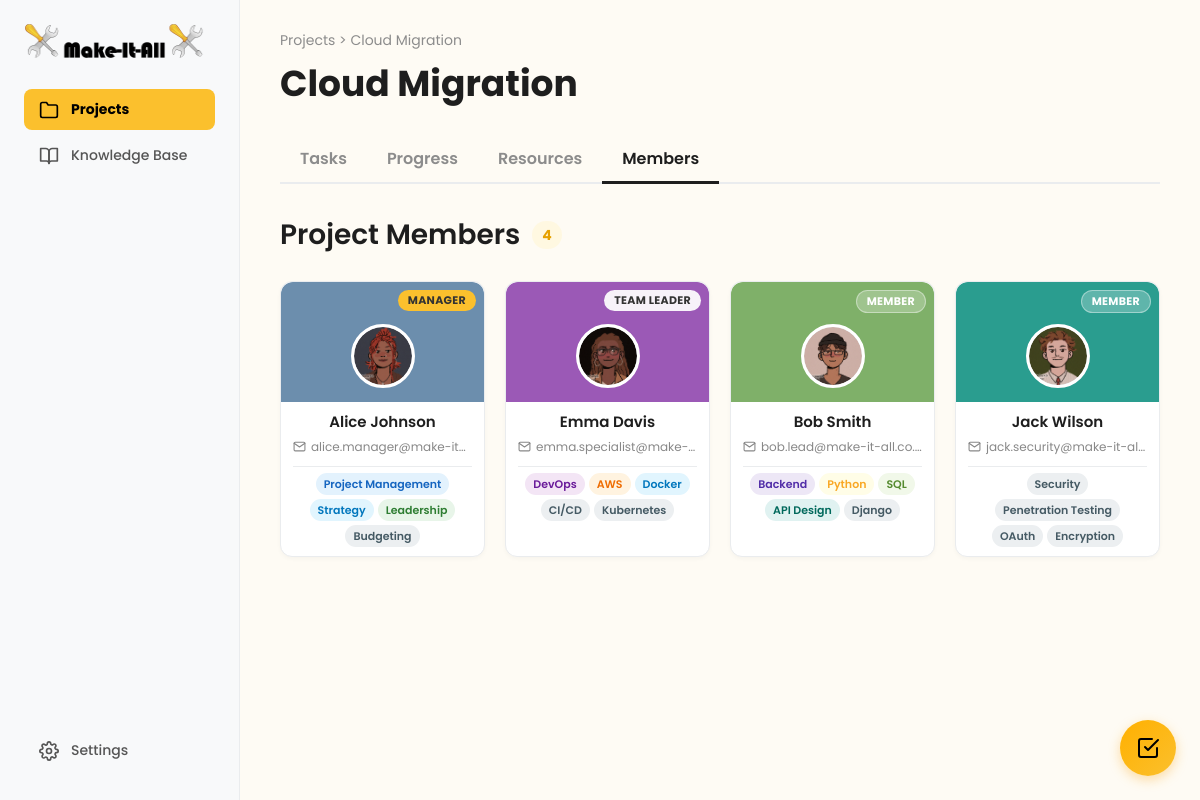
The app's page /user/project/project-members.php?project_id=5 (signed in) with its own data.
### tables this page shows
CREATE TABLE projects (
    project_id INT AUTO_INCREMENT PRIMARY KEY,
    project_name VARCHAR(255) NOT NULL,
    description TEXT,
    created_by INT NOT NULL COMMENT 'Manager who created the project',
    team_leader_id INT NULL COMMENT 'Assigned team leader',
    start_date DATE NOT NULL,
    deadline DATE NOT NULL,
    estimated_completion_date DATE NULL COMMENT 'Calculated based on velocity',
    completed_date DATE NULL,
    status ENUM('planning', 'active', 'on_hold', 'completed', 'archived') DEFAULT 'active',
    priority ENUM('low', 'medium', 'high') DEFAULT 'medium',
    completion_percentage DECIMAL(5,2) DEFAULT 0.00,
    overdue_tasks_count INT DEFAULT 0,
    resource_level ENUM('sufficient', 'tight', 'under_resourced') DEFAULT 'sufficient',
    created_at TIMESTAMP DEFAULT CURRENT_TIMESTAMP,
    updated_at TIMESTAMP DEFAULT CURRENT_TIMESTAMP ON UPDATE CURRENT_TIMESTAMP,
    archived_at TIMESTAMP NULL,
    FOREIGN KEY (created_by) REFERENCES users(user_id) ON DELETE RESTRICT,
    FOREIGN KEY (team_leader_id) REFERENCES users(user_id) ON DELETE SET NULL,
    INDEX idx_status (status),
    INDEX idx_created_by (created_by),
    INDEX idx_team_leader (team_leader_id),
    INDEX idx_deadline (deadline),
    INDEX idx_priority (priority)
);

CREATE TABLE users (
    user_id INT AUTO_INCREMENT PRIMARY KEY,
    email VARCHAR(255) NOT NULL UNIQUE,
    password_hash VARCHAR(255) NULL COMMENT 'NULL for non-registered employees',
    is_registered BOOLEAN DEFAULT FALSE,
    first_name VARCHAR(100) NOT NULL,
    last_name VARCHAR(100) NOT NULL,
    profile_picture VARCHAR(255) DEFAULT '/default-avatar.png',
    role ENUM('manager', 'team_leader', 'team_member', 'technical_specialist') NOT NULL DEFAULT 'team_member',
    department VARCHAR(100),
    specialties TEXT COMMENT 'JSON array: ["Frontend", "React", "UX Design"]',
    manager_id INT NULL COMMENT 'Self-referencing FK - who manages this user',
    is_active BOOLEAN DEFAULT TRUE,
    last_login TIMESTAMP NULL,
    created_at TIMESTAMP DEFAULT CURRENT_TIMESTAMP,
    updated_at TIMESTAMP DEFAULT CURRENT_TIMESTAMP ON UPDATE CURRENT_TIMESTAMP,
    FOREIGN KEY (manager_id) REFERENCES users(user_id) ON DELETE SET NULL,
    INDEX idx_email (email),
    INDEX idx_role (role),
    INDEX idx_manager (manager_id),
    INDEX idx_is_registered (is_registered),
    INDEX idx_is_active (is_active)
);

CREATE TABLE project_members (
    project_member_id INT AUTO_INCREMENT PRIMARY KEY,
    project_id INT NOT NULL,
    user_id INT NOT NULL,
    project_role ENUM('team_leader', 'member') DEFAULT 'member',
    joined_at TIMESTAMP DEFAULT CURRENT_TIMESTAMP,
    left_at TIMESTAMP NULL COMMENT 'Soft delete - set when member leaves project',
    FOREIGN KEY (project_id) REFERENCES projects(project_id) ON DELETE CASCADE,
    FOREIGN KEY (user_id) REFERENCES users(user_id) ON DELETE CASCADE,
    UNIQUE KEY unique_project_user (project_id, user_id),
    INDEX idx_project (project_id),
    INDEX idx_user (user_id),
    INDEX idx_left_at (left_at)
);

### actions/guard_project_access.php (called while the page is built, shortened)
<?php
function guardProjectAccess(PDO $db, int $projectId, int $userId): array
{
    $stmt = $db->prepare("
        SELECT
            p.project_id,
            p.project_name,
            p.description,
            p.status,
            p.deadline,
            p.team_leader_id,
            p.created_by,
            CASE WHEN p.team_leader_id = :uid THEN 1 ELSE 0 END AS is_team_leader,
            CASE WHEN pm.user_id IS NOT NULL THEN 1 ELSE 0 END AS is_member
        FROM projects p
        LEFT JOIN project_members pm
            ON pm.project_id = p.project_id
           AND pm.user_id = :uid
           AND pm.left_at IS NULL
        WHERE p.project_id = :pid
          AND (
              p.created_by = :uid
              OR p.team_leader_id = :uid
              OR pm.user_id IS NOT NULL
          )
        LIMIT 1
    ");
    $stmt->execute([':pid' => $projectId, ':uid' => $userId]);
    $project = $stmt->fetch(PDO::FETCH_ASSOC);
    $roleLower = strtolower((string)($_SESSION['role'] ?? ''));
    $isManager = ($roleLower === 'manager');
    $isTeamLeaderOfThisProject = ((int)$project['is_team_leader'] === 1);
    $canManageProject = $isManager || $isTeamLeaderOfThisProject;
    $canCloseProject = $isManager;
    return [
        'project' => $project,
        'isManager' => $isManager,
        'isTeamLeaderOfThisProject' => $isTeamLeaderOfThisProject,
        'canManageProject' => $canManageProject,
        'canCloseProject' => $canCloseProject,
    ];
}

### user/project/project-members.php (the view, shortened to what this page needs)
<?php
require_once __DIR__ . "/../../actions/guard_project_access.php";
$projectId = $_SESSION['current_project_id'] ?? null;
$userId = (int) $_SESSION['user_id'];
$database = new Database();
$pdo = $database->getConnection();
$access = guardProjectAccess($pdo, (int) $projectId, $userId);
$project = $access['project'];
$isManager = $access['isManager'];
$bannerColors = [
    '#5B9BD5', '#7FB069', '#9B59B6', '#D4926F', '#45B7B8',
    '#6C8EAD', '#2A9D8F', '#B56576', '#52796F', '#7D8FA0',
];
$specialtyClassMap = [
    'Project Management' => 'spec-project-management',
    'Strategy'           => 'spec-strategy',
    'Leadership'         => 'spec-leadership',
    'Backend'            => 'spec-backend',
    'Python'             => 'spec-python',
    'SQL'                => 'spec-sql',
    'API Design'         => 'spec-api-design',
    'Frontend'           => 'spec-frontend',
    'React'              => 'spec-react',
    'CSS'                => 'spec-css',
    'JavaScript'         => 'spec-javascript',
    'Node.js'            => 'spec-node-js',
    'MongoDB'            => 'spec-mongodb',
    'DevOps'             => 'spec-devops',
    'AWS'                => 'spec-aws',
    'Docker'             => 'spec-docker',
    'CI/CD'              => 'spec-ci-cd',
    'UI Design'          => 'spec-ui-design',
    'Figma'              => 'spec-figma',
    'Prototyping'        => 'spec-prototyping',
];
$stmt = $pdo->prepare("
    SELECT
        u.user_id, u.first_name, u.last_name, u.email,
        u.profile_picture, u.specialties, u.role AS system_role,
        pm.project_role
    FROM project_members pm
    INNER JOIN users u ON u.user_id = pm.user_id
    WHERE pm.project_id = :pid AND pm.left_at IS NULL
    ORDER BY
        CASE pm.project_role
            WHEN 'team_leader' THEN 1
            ELSE 2
        END,
        u.first_name ASC
");
$stmt->execute([':pid' => $projectId]);
$members = $stmt->fetchAll(PDO::FETCH_ASSOC);
$managerId = (int) $project['created_by'];
$teamLeaderId = (int) $project['team_leader_id'];
$managerInList = false;
if (!$managerInList) {
    $stmt = $pdo->prepare("
        SELECT user_id, first_name, last_name, email, profile_picture, specialties, role AS system_role
        FROM users WHERE user_id = :uid
    ");
    $stmt->execute([':uid' => $managerId]);
    $manager = $stmt->fetch(PDO::FETCH_ASSOC);
    if ($manager) {
        $manager['project_role'] = 'manager';
        array_unshift($members, $manager);
    }
}
$memberCount = count($members);
function getMemberColor($uid, $bannerColors, &$colorMap) {
    $color = $bannerColors[array_rand($bannerColors)];
    return $color;
}
?>
<!DOCTYPE html>
<html lang="en">
<head>
    <link rel="stylesheet" href="../dashboard.css">
    <link rel="stylesheet" href="progress.css">
    <link rel="stylesheet" href="project-members.css">
</head>
<body id="project-members-page">
<?php include '../to-do/todo_widget.php'; ?>
<div class="dashboard-container">
    <nav class="sidebar">
        <div class="nav-top">
            <div class="logo-container">
                <img src="../logo.png" alt="Make-It-All Logo" class="logo-icon">
            </div>
            <ul class="nav-main">
                <li class="active-parent">
                    <a href="projects-overview.php"><i data-feather="folder"></i>Projects</a>
                </li>
                <li><a href="../knowledge-base/knowledge-base.html"><i data-feather="book-open"></i>Knowledge Base</a></li>
            </ul>
        </div>
        <div class="nav-footer">
            <ul>
                <li><a href="../settings.php"><i data-feather="settings"></i>Settings</a></li>
            </ul>
        </div>
    </nav>
    <main class="main-content">
        <header class="project-header">
            <div class="project-header-top">
                <div class="breadcrumbs-title">
                    <p class="breadcrumbs"><a href="projects-overview.php">Projects</a> > <span id="project-name-breadcrumb"><?= htmlspecialchars($project['project_name']) ?></span></p>
                    <h1 id="project-name-header"><?= htmlspecialchars($project['project_name']) ?></h1>
                </div>
            </div>
            <nav class="project-nav" id="project-nav-links">
                <a href="#">Tasks</a>
                <a href="#">Progress</a>
                <a href="#">Resources</a>
                <a href="#" class="active">Members</a>
            </nav>
        </header>
        <div class="members-content">
            <div class="members-header">
                <h2>
                    Project Members
                    <span class="members-count-badge" id="members-count"><?= $memberCount ?></span>
                </h2>
            </div>
            <div class="members-grid" id="members-grid">
                <?php foreach ($members as $member): ?>
                    <?php
                        $uid = (int) $member['user_id'];
                        $fullName = htmlspecialchars($member['first_name'] . ' ' . $member['last_name']);
                        $email = htmlspecialchars($member['email']);
                        $profilePic = htmlspecialchars($member['profile_picture']);
                        $bannerColor = getMemberColor($uid, $bannerColors, $_SESSION['employee_colors']);
                        $displayRole = 'Member';
                        $roleClass = 'role-member';
                        if ($uid === $managerId) {
                            $displayRole = 'Manager';
                            $roleClass = 'role-manager';
                        } elseif ($uid === $teamLeaderId || $member['project_role'] === 'team_leader') {
                            $displayRole = 'Team Leader';
                            $roleClass = 'role-team-leader';
                        }
                        $specialties = [];
                        if (!empty($member['specialties'])) {
                            $specialties = json_decode($member['specialties'], true)
                                ?? explode(',', $member['specialties']);
                            $specialties = array_map('trim', $specialties);
                        }
                        $isClickable = $isManager && $uid !== $userId;
                        $cardClasses = 'member-card' . ($isClickable ? ' clickable' : '');
                    ?>
                    <div class="<?= $cardClasses ?>" data-user-id="<?= $uid ?>"<?php if ($isClickable): ?> data-profile-url="../employees/employee-profile.php?id=<?= $uid ?>"<?php endif; ?>>
                        <div class="member-card-top" style="background-color: <?= htmlspecialchars($bannerColor) ?>;">
                            <span class="member-role-badge <?= $roleClass ?>"><?= $displayRole ?></span>
                            <div class="member-avatar">
                                <img src="<?= $profilePic ?>" alt="<?= $fullName ?>">
                            </div>
                        </div>
                        <div class="member-card-body">
                            <h4 class="member-name"><?= $fullName ?></h4>
                            <p class="member-email">
                                <i data-feather="mail"></i>
                                <span><?= $email ?></span>
                            </p>
                            <?php if (!empty($specialties)): ?>
                                <div class="member-specialties">
                                    <?php foreach ($specialties as $skill): ?>
                                        <?php $skillClass = $specialtyClassMap[trim($skill)] ?? 'spec-default'; ?>
                                        <span class="specialty-pill <?= $skillClass ?>">
                                            <?= htmlspecialchars(trim($skill)) ?>
                                        </span>
                                    <?php endforeach; ?>
                                </div>
                            <?php endif; ?>
                        </div>
                    </div>
                <?php endforeach; ?>
            </div>
        </div>
    </main>
</div>
</body>
</html>

### user/dashboard.css (style rules this page uses)
html, body { height: 100%; }
body { background: #FEFBF4; font-family: 'Poppins', sans-serif; margin: 0; height: 100vh; color: #1E1E1E; overflow: hidden; }
* { box-sizing: border-box; }
a { color: #1E1E1E; transition: color 0.2s ease; }
.dashboard-container { display: flex; width: 100%; height: 100vh; }
.sidebar { width: 240px; flex-shrink: 0; background: #F8F9FA; padding: 24px; display: flex; flex-direction: column; justify-content: space-between; border-right: 1px solid #EAECEE; }
.logo-container { display: flex; align-items: center; gap: 8px; font-size: 20px; font-weight: 700; margin-bottom: 30px; }
.logo-icon { width: 180px; height: 35px; }
.sidebar ul { list-style: none; padding: 0; margin: 0; }
.sidebar ul a { display: flex; align-items: center; gap: 12px; padding: 10px 15px; text-decoration: none; color: #555; font-weight: 500; border-radius: 8px; margin-bottom: 5px; font-size: 14px; }
.sidebar ul a svg { width: 20px; height: 20px; }
.sidebar ul.nav-main>li.active-parent>a { background: #FBC02D; color: black; font-weight: 700; }
.main-content { flex: 1; padding: 0; display: flex; flex-direction: column; min-height: 0; overflow-y: auto; height: 100vh; }
.project-header { display: flex; flex-direction: column; padding: 30px 40px 0 40px; flex-shrink: 0; }
.project-header-top { display: flex; justify-content: space-between; align-items: center; width: 100%; }
.breadcrumbs-title { display: flex; flex-direction: column; }
.breadcrumbs { font-size: 14px; color: #8C8C8C; margin: 0; }
.breadcrumbs a { color: #8C8C8C; text-decoration: none; transition: color 0.2s ease; }
.project-header h1 { font-size: 36px; font-weight: 700; margin: 5px 0 10px 0; }
.project-nav { display: flex; border-bottom: 2px solid #EAECEE; margin-top: 15px; }
.project-nav a { padding: 10px 20px; text-decoration: none; color: #8C8C8C; font-weight: 600; font-size: 16px; margin-bottom: -2px; border-bottom: 3px solid transparent; }
.project-nav a.active { color: #1E1E1E; border-bottom-color: #1E1E1E; }

### records on screen
projects: project_name "Cloud Migration"
users: displayRole "MANAGER", profile_picture (picture), fullName "Alice Johnson", email "alice.manager@make-it…", specialties "Project Management", specialties "Strategy", specialties "Leadership", specialties "Budgeting"
project_members: displayRole "TEAM LEADER", user.profile_picture (picture), user.last_name "Emma Davis", user.email "emma.specialist@make-…", user.specialties "DevOps", user.specialties "AWS", user.specialties "Docker", user.specialties "CI/CD", user.specialties "Kubernetes"
project_members: displayRole "MEMBER", user.profile_picture (picture), user.last_name "Bob Smith", user.email "bob.lead@make-it-all.co.…", user.specialties "Backend", user.specialties "Python", user.specialties "SQL", user.specialties "API Design", user.specialties "Django"
project_members: displayRole "MEMBER", user.profile_picture (picture), user.last_name "Jack Wilson", user.email "jack.security@make-it-al…", user.specialties "Security", user.specialties "Penetration Testing", user.specialties "OAuth", user.specialties "Encryption"

### other values on screen
$memberCount "4"
